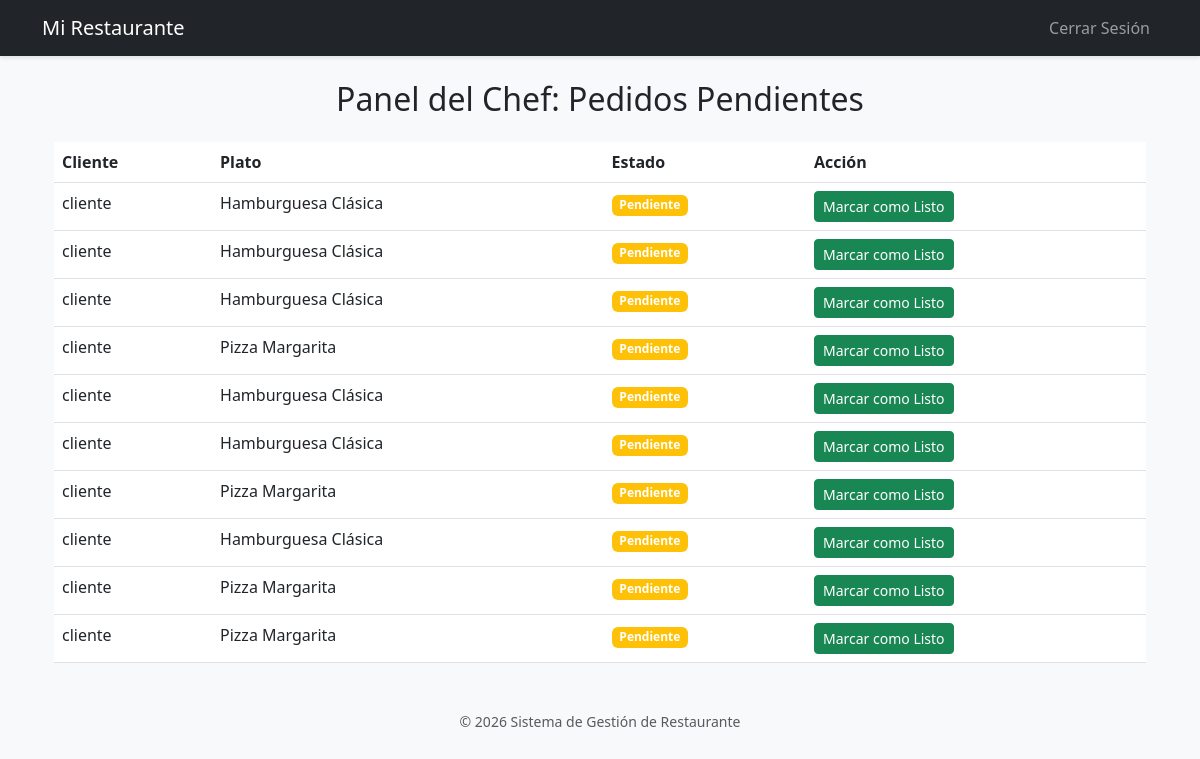
Page /chef_panel.php (signed in) on the committed database.
### tables this page shows
CREATE TABLE `orders` (
  `id` int(11) NOT NULL,
  `user_id` int(11) NOT NULL,
  `dish_id` int(11) NOT NULL,
  `quantity` int(11) NOT NULL,
  `status` enum('Pending','Preparing','Ready to serve','Served') NOT NULL DEFAULT 'Pending'
);

CREATE TABLE `users` (
  `id` int(11) NOT NULL,
  `username` varchar(50) NOT NULL,
  `email` varchar(100) NOT NULL,
  `password` varchar(100) NOT NULL,
  `role_id` int(11) NOT NULL
);

CREATE TABLE `dishes` (
  `id` int(11) NOT NULL,
  `name` varchar(50) NOT NULL,
  `description` varchar(255) DEFAULT NULL,
  `price` decimal(10,2) NOT NULL,
  `is_active` tinyint(1) NOT NULL DEFAULT 1
);

### chef_panel.php (the view, shortened to what this page needs)
<?php
include('includes/header.php');
require_once 'config/conexion.php';
?>
<div class="container mt-4">
    <h2 class="text-center">Panel del Chef: Pedidos Pendientes</h2>
    <table class="table mt-4">
        <thead>
            <tr><th>Cliente</th><th>Plato</th><th>Estado</th><th>Acción</th></tr>
        </thead>
        <tbody>
            <?php
            $query = "SELECT orders.id, users.username, dishes.name AS dish_name, orders.status
                      FROM orders
                      INNER JOIN users ON orders.user_id = users.id
                      INNER JOIN dishes ON orders.dish_id = dishes.id
                      WHERE orders.status = 0
                      ORDER BY orders.id DESC";
            $result = mysqli_query($conexion, $query);
            if ($result && mysqli_num_rows($result) > 0) {
                while ($order = mysqli_fetch_assoc($result)) {
                    echo "<tr>
                            <td>{$order['username']}</td>
                            <td>{$order['dish_name']}</td>
                            <td><span class='badge bg-warning'>Pendiente</span></td>
                            <td>
                                <a href='update_order.php?id={$order['id']}&accion=listo' class='btn btn-success btn-sm'>Marcar como Listo</a>
                            </td>
                        </tr>";
                }
            } else {
                echo "<tr><td colspan='4' class='text-center'>No hay pedidos pendientes.</td></tr>";
            }
            ?>
        </tbody>
    </table>
</div>
<?php include('includes/footer.php'); ?>

### includes/header.php (style rules this page uses)
body { background-color: #f8f9fa; }

### rows in the picture
orders: user.username "cliente", dish.name "Hamburguesa Clásica"
orders: user.username "cliente", dish.name "Hamburguesa Clásica"
orders: user.username "cliente", dish.name "Hamburguesa Clásica"
orders: user.username "cliente", dish.name "Pizza Margarita"
orders: user.username "cliente", dish.name "Hamburguesa Clásica"
orders: user.username "cliente", dish.name "Hamburguesa Clásica"
orders: user.username "cliente", dish.name "Pizza Margarita"
orders: user.username "cliente", dish.name "Hamburguesa Clásica"
orders: user.username "cliente", dish.name "Pizza Margarita"
orders: user.username "cliente", dish.name "Pizza Margarita"
